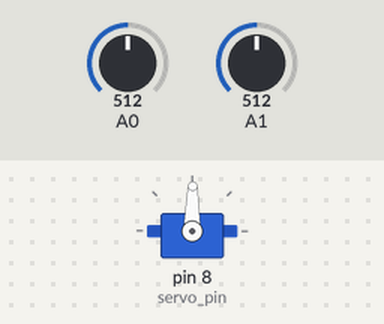
The sketch below on a simulated Arduino Uno, built with avr-gcc and run on an emulated ATmega328P. Shown: servo. The test bench sets the inputs (shaded band); at power-on: A0 = 512, A1 = 512.

Above: at 1.2 s.
1.3 s: A0 set to 716
At 1.6 s:
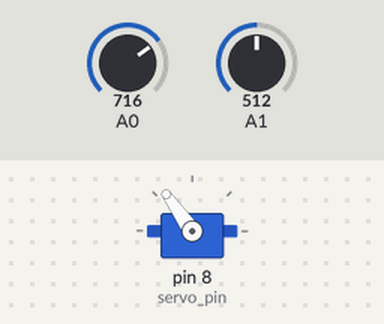
2.8 s: A0 set to 900
At 3.9 s:
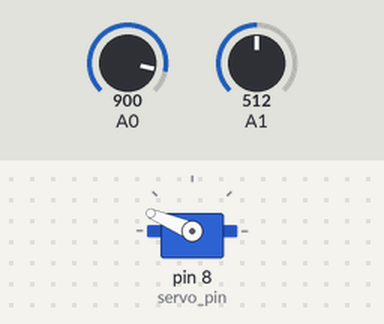
4.3 s: A0 set to 1023
At 5.0 s:
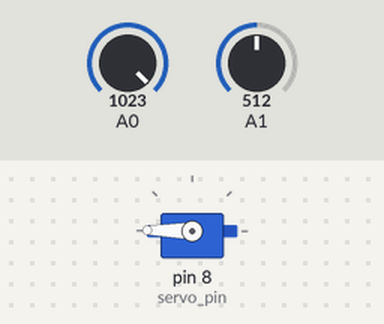
5.8 s: A0 set to 306
At 6.2 s:
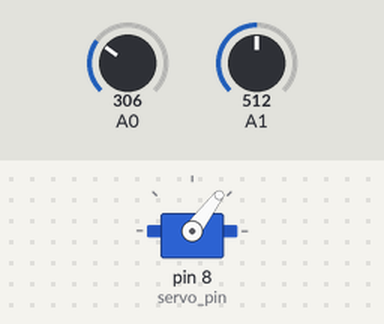
7.3 s: A0 set to 122
At 8.5 s:
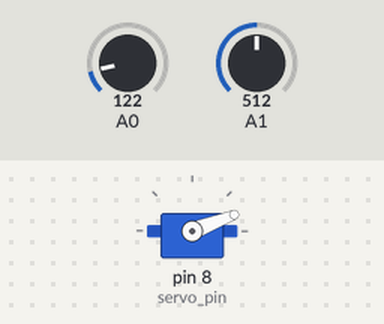
8.8 s: A0 set to 511
At 9.7 s:
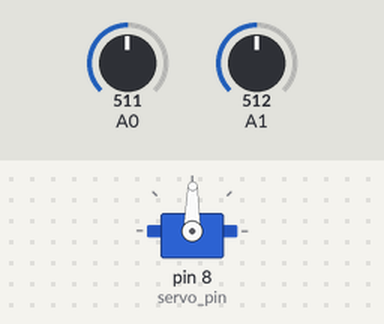
Timing chart, 0 to 11.3 s (numbered marks = the images above; inputs shaded):
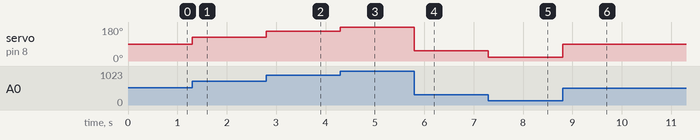

Measured:
- after the input at 1.3 s, servo on pin 8 (servo_pin): 89° → 125° at once
- after the input at 2.8 s, servo on pin 8 (servo_pin): 125° → 157° at once
- after the input at 4.3 s, servo on pin 8 (servo_pin): 157° → 179° at once
- after the input at 5.8 s, servo on pin 8 (servo_pin): 179° → 53° at once
- after the input at 7.3 s, servo on pin 8 (servo_pin): 53° → 21° at once
- after the input at 8.8 s, servo on pin 8 (servo_pin): 21° → 89° at once

The sketch:

Moving_Servo.ino
```cpp
#include <Servo.h>

const int sw_pin = 2;
const int x_pin = 0;
const int y_pin = 1;

const int servo_pin = 8;
int range;

Servo motor;

void setup() {
  pinMode(sw_pin,INPUT);
  motor.attach(servo_pin);
  Serial.begin(9600);

}

void loop() {
  int xaxis = analogRead(A0);
  int yaxis = analogRead(A1);

  xaxis = xaxis * 0.1750;
  //xaxis = 180 - xaxis;
  motor.write(xaxis);
  /*if(analogRead(x_pin)<=1023 && analogRead(x_pin)>512){
    range = constrain(1023-xaxis,0,45);
    Serial.println(45-range);
    motor.write(range-45);
  }
  delay(400);
  if(analogRead(x_pin)<512 && analogRead(x_pin)>=0){
    range = constrain(512-xaxis,0,45);
    Serial.println(45-range);
    motor.write(45-range);
  }
  delay(400);*/

}
```
